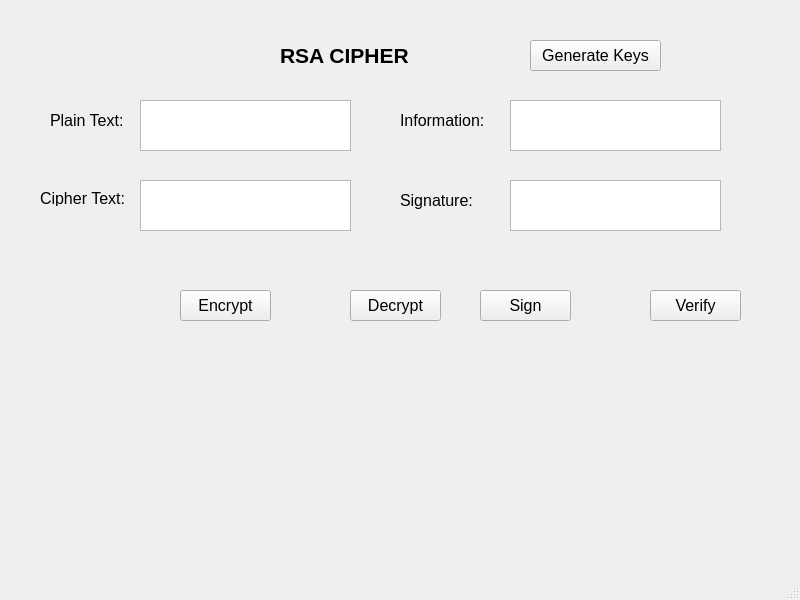
<?xml version="1.0" encoding="UTF-8"?>
<ui version="4.0">
 <class>MainWindow</class>
 <widget class="QMainWindow" name="MainWindow">
  <property name="geometry">
   <rect>
    <x>0</x>
    <y>0</y>
    <width>800</width>
    <height>600</height>
   </rect>
  </property>
  <property name="windowTitle">
   <string>MainWindow</string>
  </property>
  <widget class="QWidget" name="centralwidget">
   <widget class="QLabel" name="label">
    <property name="geometry">
     <rect>
      <x>280</x>
      <y>40</y>
      <width>141</width>
      <height>31</height>
     </rect>
    </property>
    <property name="font">
     <font>
      <pointsize>16</pointsize>
      <weight>75</weight>
      <bold>true</bold>
     </font>
    </property>
    <property name="text">
     <string>RSA CIPHER</string>
    </property>
   </widget>
   <widget class="QLabel" name="txtPlain">
    <property name="geometry">
     <rect>
      <x>50</x>
      <y>110</y>
      <width>91</width>
      <height>21</height>
     </rect>
    </property>
    <property name="font">
     <font>
      <pointsize>12</pointsize>
     </font>
    </property>
    <property name="text">
     <string>Plain Text:</string>
    </property>
   </widget>
   <widget class="QLabel" name="txtCipher">
    <property name="geometry">
     <rect>
      <x>40</x>
      <y>190</y>
      <width>101</width>
      <height>16</height>
     </rect>
    </property>
    <property name="font">
     <font>
      <pointsize>12</pointsize>
     </font>
    </property>
    <property name="text">
     <string>Cipher Text:</string>
    </property>
   </widget>
   <widget class="QTextEdit" name="textEdit">
    <property name="geometry">
     <rect>
      <x>140</x>
      <y>100</y>
      <width>211</width>
      <height>51</height>
     </rect>
    </property>
   </widget>
   <widget class="QTextEdit" name="textEdit_2">
    <property name="geometry">
     <rect>
      <x>140</x>
      <y>180</y>
      <width>211</width>
      <height>51</height>
     </rect>
    </property>
   </widget>
   <widget class="QPushButton" name="btnEncrypt">
    <property name="geometry">
     <rect>
      <x>180</x>
      <y>290</y>
      <width>91</width>
      <height>31</height>
     </rect>
    </property>
    <property name="font">
     <font>
      <pointsize>12</pointsize>
      <weight>50</weight>
      <bold>false</bold>
     </font>
    </property>
    <property name="text">
     <string>Encrypt</string>
    </property>
   </widget>
   <widget class="QPushButton" name="btnDecrypt">
    <property name="geometry">
     <rect>
      <x>350</x>
      <y>290</y>
      <width>91</width>
      <height>31</height>
     </rect>
    </property>
    <property name="font">
     <font>
      <pointsize>12</pointsize>
     </font>
    </property>
    <property name="text">
     <string>Decrypt</string>
    </property>
   </widget>
   <widget class="QPushButton" name="btn_GenerateKeys">
    <property name="geometry">
     <rect>
      <x>530</x>
      <y>40</y>
      <width>131</width>
      <height>31</height>
     </rect>
    </property>
    <property name="font">
     <font>
      <pointsize>12</pointsize>
     </font>
    </property>
    <property name="text">
     <string>Generate Keys</string>
    </property>
   </widget>
   <widget class="QLabel" name="txt_info">
    <property name="geometry">
     <rect>
      <x>400</x>
      <y>110</y>
      <width>91</width>
      <height>21</height>
     </rect>
    </property>
    <property name="font">
     <font>
      <pointsize>12</pointsize>
     </font>
    </property>
    <property name="text">
     <string>Information:</string>
    </property>
   </widget>
   <widget class="QLabel" name="txt_sign">
    <property name="geometry">
     <rect>
      <x>400</x>
      <y>190</y>
      <width>91</width>
      <height>21</height>
     </rect>
    </property>
    <property name="font">
     <font>
      <pointsize>12</pointsize>
     </font>
    </property>
    <property name="text">
     <string>Signature:</string>
    </property>
   </widget>
   <widget class="QTextEdit" name="textEdit_3">
    <property name="geometry">
     <rect>
      <x>510</x>
      <y>100</y>
      <width>211</width>
      <height>51</height>
     </rect>
    </property>
   </widget>
   <widget class="QTextEdit" name="textEdit_4">
    <property name="geometry">
     <rect>
      <x>510</x>
      <y>180</y>
      <width>211</width>
      <height>51</height>
     </rect>
    </property>
   </widget>
   <widget class="QPushButton" name="btn_verify">
    <property name="geometry">
     <rect>
      <x>650</x>
      <y>290</y>
      <width>91</width>
      <height>31</height>
     </rect>
    </property>
    <property name="font">
     <font>
      <pointsize>12</pointsize>
     </font>
    </property>
    <property name="text">
     <string>Verify</string>
    </property>
   </widget>
   <widget class="QPushButton" name="btn_sign">
    <property name="geometry">
     <rect>
      <x>480</x>
      <y>290</y>
      <width>91</width>
      <height>31</height>
     </rect>
    </property>
    <property name="font">
     <font>
      <pointsize>12</pointsize>
     </font>
    </property>
    <property name="text">
     <string>Sign</string>
    </property>
   </widget>
  </widget>
  <widget class="QMenuBar" name="menubar">
   <property name="geometry">
    <rect>
     <x>0</x>
     <y>0</y>
     <width>800</width>
     <height>21</height>
    </rect>
   </property>
  </widget>
  <widget class="QStatusBar" name="statusbar"/>
 </widget>
 <resources/>
 <connections/>
</ui>
